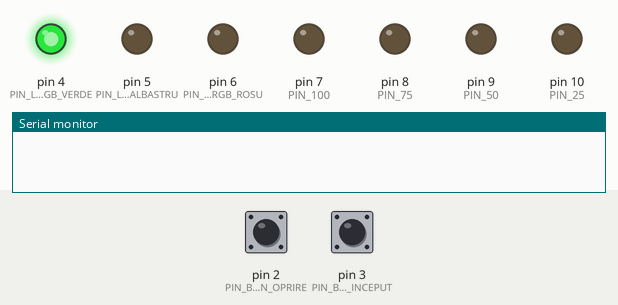
Simulated run of this program. Board: Arduino Uno, built with avr-gcc and run on an emulated ATmega328P. Parts: output pins drawn as LEDs (lit = HIGH), the last lines printed to the serial monitor. Dashed ring = blinking. Inputs (shaded band) come from the test bench; at power-on: pin 3 (PIN_BUTON_INCEPUT) HIGH, pin 2 (PIN_BUTON_OPRIRE) HIGH.

Above: at 1.2 s.
1.3 s: pin 3 (PIN_BUTON_INCEPUT) pulled LOW for 0.15 s
At 1.8 s:
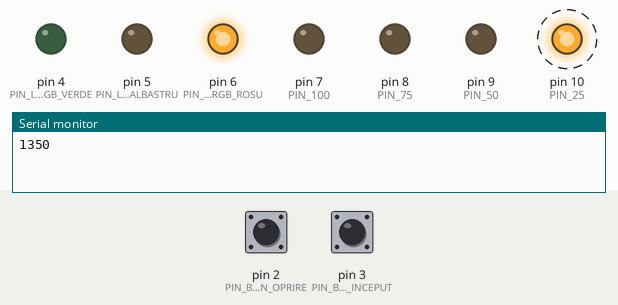
4.4 s: pin 2 (PIN_BUTON_OPRIRE) pulled LOW for 0.15 s
At 6.1 s:
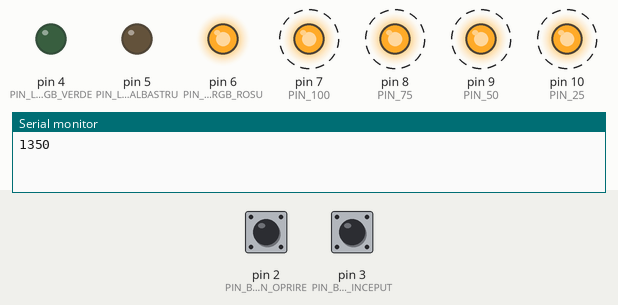
7.5 s: pin 2 (PIN_BUTON_OPRIRE) pulled LOW for 1 s
At 8.0 s:
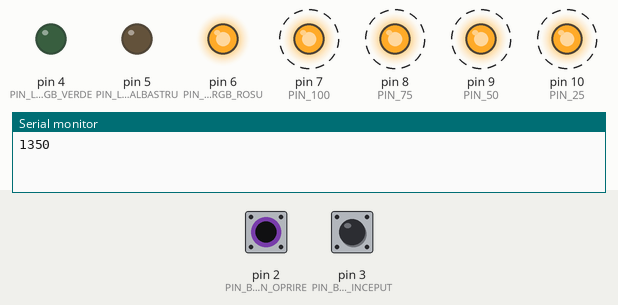
11.4 s: pin 2 (PIN_BUTON_OPRIRE) pulled LOW for 3.2 s
At 15.5 s:
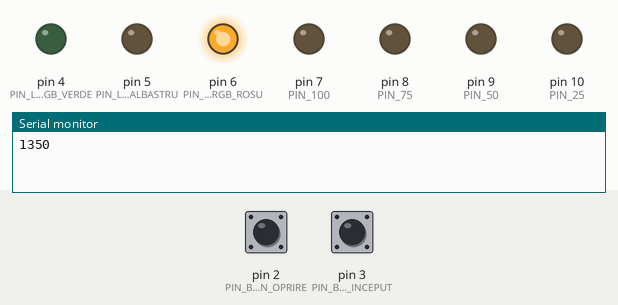
16.1 s: pin 2 (PIN_BUTON_OPRIRE) pulled LOW for 0.15 s
At 17.8 s:
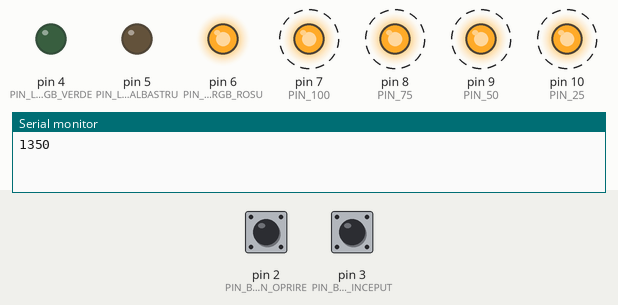
19.2 s: pin 2 (PIN_BUTON_OPRIRE) pulled LOW for 3.2 s
At 26.5 s:
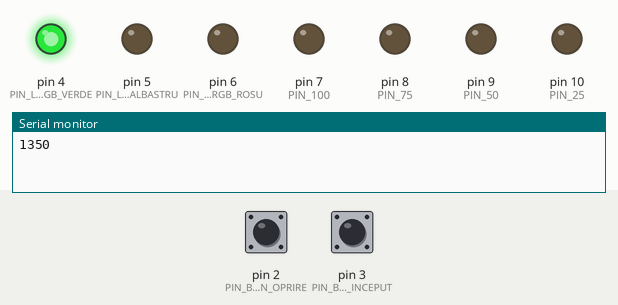
Timing chart, 0 to 27.3 s (numbered marks = the images above; inputs shaded):
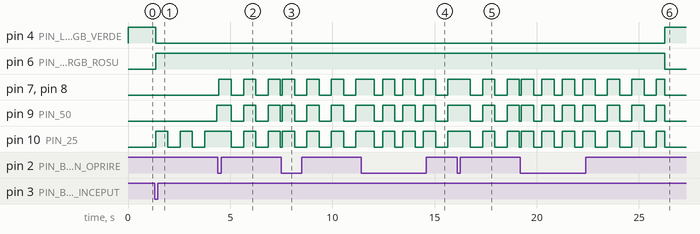

Measured:
- after the input at 1.3 s, pin 4 (PIN_LED_RGB_VERDE): HIGH → LOW after 0.05 s; pin 6 (PIN_LED_RGB_ROSU): LOW → HIGH after 0.05 s; pin 9 (PIN_50): LOW → HIGH after 3.1 s; pin 10 (PIN_25): alternates HIGH for 0.60 s and LOW for 0.60 s, starting after 0.05 s
- after the input at 4.4 s, pin 7 (PIN_100): alternates HIGH for 0.60 s and LOW for 0.60 s, starting after 0.05 s; pin 10 (PIN_25): alternates HIGH for 0.60 s and LOW for 0.60 s, starting after 0.65 s
- after the input at 7.5 s, pin 4 (PIN_LED_RGB_VERDE): stays LOW (without the input it goes to HIGH after 0.95 s); pin 6 (PIN_LED_RGB_ROSU): stays HIGH (without the input it goes to LOW after 0.95 s)
- after the input at 11.4 s, pin 4 (PIN_LED_RGB_VERDE): stays LOW (without the input it goes to HIGH after 0.15 s); pin 6 (PIN_LED_RGB_ROSU): stays HIGH (without the input it goes to LOW after 0.15 s)
- after the input at 16.1 s, pin 4 (PIN_LED_RGB_VERDE): stays LOW (without the input it goes to HIGH after 2.4 s); pin 6 (PIN_LED_RGB_ROSU): stays HIGH (without the input it goes to LOW after 2.4 s)
- after the input at 19.2 s, pin 4 (PIN_LED_RGB_VERDE): LOW → HIGH after 7.1 s instead of 0.95 s; pin 6 (PIN_LED_RGB_ROSU): HIGH → LOW after 7.1 s instead of 0.95 s

The program:

main.cpp
```cpp
#include <Arduino.h>

// Definirea pinilor pentru butoane si LED-uri
#define PIN_BUTON_OPRIRE 2
#define PIN_BUTON_INCEPUT 3
#define PIN_LED_RGB_VERDE 4
#define PIN_LED_RGB_ALBASTRU 5
#define PIN_LED_RGB_ROSU 6
#define PIN_100 7
#define PIN_75 8
#define PIN_50 9
#define PIN_25 10

// Definirea constantelor pentru timpi
#define TIMP_INCARCARE 12000
#define TIMP_OPRIRE_FORCE 1000

// Variabile pentru starea butoanelor
int stareButonInceput = HIGH;
int ultimaStareButonInceput = HIGH;

int stareButonOprire = HIGH;
long timestampStareConstantaOprire = 0;
int ultimaStareButonOprire = HIGH;

// Variabile pentru debounce
unsigned long ultimTimpDebounceInceput = 0;
unsigned long ultimTimpDebounceOprire = 0;
unsigned long int delayDebounce = 50;

// Variabile pentru gestionarea incarcarii
long startTimpIncarcare = 0;
int perioadaBlinking = 600; // Perioada de blinking a LED-urilor

// Variabile pentru starea LED-urilor
int blinkLed25 = false;
int UltimaStareBlink25 = false;
int ultimBlink25 = 0;

int blinkingLed50 = false;
int ultimaStareBlink50 = false;
int ultimBlink50 = 0;

int blinkingLed75 = false;
int ultimaStareBlink75 = false;
int ultimBlink75 = 0;

int blinkingLed100 = false;
int ultimaStareBlink100 = false;
int ultimBlink100 = 0;

// Variabila pentru starea incarcarii
int incarcare = false;

// Functia pentru a incepe incarcarea
void IncepeIncarcarea() {
    digitalWrite(PIN_LED_RGB_VERDE, LOW); // LED verde OFF
    digitalWrite(PIN_LED_RGB_ROSU, HIGH); // LED rosu ON
    startTimpIncarcare = millis(); // Salveaza timpul de inceput al incarcarii
    blinkLed25 = true; // Activeaza blinking pentru LED 25%
    incarcare = true; // Marcheaza ca incarcarea a inceput
    Serial.print(millis()); // Afiseaza timpul curent
    Serial.print("\n");
}

// Functia pentru a opri incarcarea
void OpresteIncarcarea() {
    blinkLed25 = false; // Deactiveaza blinking pentru LED 25%
    blinkingLed50 = false;
    blinkingLed75 = false;
    blinkingLed100 = false;

    // Opreste toate LED-urile
    digitalWrite(PIN_25, LOW);
    digitalWrite(PIN_50, LOW);
    digitalWrite(PIN_75, LOW);
    digitalWrite(PIN_100, LOW);

    digitalWrite(PIN_LED_RGB_ROSU, LOW); // LED rosu OFF
    digitalWrite(PIN_LED_RGB_VERDE, HIGH); // LED verde ON
    incarcare = false; // Marcheaza ca incarcarea s-a oprit
}

// Functia pentru a opri incarcarea fortata
void OpresteIncarcareaFortata() {
    startTimpIncarcare = (int)millis() - TIMP_INCARCARE; // Seteaza timpul de incarcarea fortata
}

void setup() {
    Serial.begin(9600); // Initializeaza comunicatia seriala
    pinMode(PIN_BUTON_OPRIRE, INPUT_PULLUP); // Configureaza butonul de oprire ca input cu pull-up
    pinMode(PIN_BUTON_INCEPUT, INPUT_PULLUP); // Configureaza butonul de inceput ca input cu pull-up

    // Configurarea pinilor LED-urilor ca iesiri
    for (int i = 4; i <= 10; ++i)
        pinMode(i, OUTPUT);

    digitalWrite(PIN_LED_RGB_VERDE, HIGH); // LED verde pornit la inceput
}

void loop() {
    // Citeste starea butoanelor
    int RButonInceput = digitalRead(PIN_BUTON_INCEPUT);
    int RButonOprire = digitalRead(PIN_BUTON_OPRIRE);

    // Verifica schimbarea starii butonului de inceput
    if (RButonInceput != ultimaStareButonInceput)
        ultimTimpDebounceInceput = millis(); // Actualizeaza timpul de debounce

    // Verifica schimbarea starii butonului de oprire
    if (RButonOprire != ultimaStareButonOprire)
        ultimTimpDebounceOprire = millis();

    // Verifica butonul de inceput dupa debounce
    if ((millis() - ultimTimpDebounceInceput) > delayDebounce) {
        if (RButonInceput != stareButonInceput) {
            stareButonInceput = RButonInceput; // Actualizeaza starea butonului

            // Daca butonul este apasat si nu este in stare de incarcare
            if (stareButonInceput == LOW && !incarcare)
                IncepeIncarcarea(); // Incepe incarcarea
        }
    }

    // Verifica butonul de oprire dupa debounce
    if ((millis() - ultimTimpDebounceOprire) > delayDebounce) {
        if (RButonOprire != stareButonOprire) {
            stareButonOprire = RButonOprire; // Actualizeaza starea butonului de oprire
            // Verifica daca butonul de oprire a fost apasat
            if (RButonOprire == LOW && ultimaStareButonOprire == HIGH)
                timestampStareConstantaOprire = millis(); // Salveaza timpul cand butonul a fost apasat
        } else if (incarcare && stareButonOprire == LOW && millis() - timestampStareConstantaOprire >= TIMP_OPRIRE_FORCE) {
            OpresteIncarcareaFortata(); // Opreste incarcarea fortata
            timestampStareConstantaOprire = millis(); // Reseteaza timestamp
        }
    }

    // Verifica daca a trecut timpul de incarcare
    if (millis() - startTimpIncarcare > TIMP_INCARCARE) {
        // Daca incarcarea s-a terminat dar este in perioada de notificare
        if (millis() - startTimpIncarcare <= TIMP_INCARCARE + 4000) {
            blinkLed25 = true;
            blinkingLed50 = true;
            blinkingLed75 = true;
            blinkingLed100 = true;
            if (!UltimaStareBlink25) {
                // Aprinde toate LED-urile
                digitalWrite(PIN_100, HIGH);
                digitalWrite(PIN_75, HIGH);
                digitalWrite(PIN_50, HIGH);
                digitalWrite(PIN_25, HIGH);
                ultimBlink25 = millis();
                ultimBlink50 = millis();
                ultimBlink75 = millis();
                ultimBlink100 = millis();
            }
        } else {
            OpresteIncarcarea(); // Opreste incarcarea
        }
    }

    // Daca incarcarea este activa
    if (incarcare) {
        if (millis() - startTimpIncarcare <= TIMP_INCARCARE) {
            // Verifica procentajul incarcarii pentru a activa LED-urile corespunzatoare
            if (millis() - startTimpIncarcare >= TIMP_INCARCARE / 4.0 * 3) {
                blinkingLed100 = true; // LED 100% blinking activat
                blinkingLed75 = false;
                blinkingLed50 = false;
                blinkLed25 = false;
                if (!ultimaStareBlink100) {
                    ultimBlink100 = millis();
                    digitalWrite(PIN_100, HIGH);
                    digitalWrite(PIN_75, HIGH);
                    digitalWrite(PIN_50, HIGH);
                    digitalWrite(PIN_25, HIGH);
                }
            } else if (millis() - startTimpIncarcare >= TIMP_INCARCARE / 2.0) {
                blinkingLed75 = true; // LED 75% blinking activat
                blinkingLed100 = false;
                blinkingLed50 = false;
                blinkLed25 = false;
                if (!ultimaStareBlink75) {
                    ultimBlink75 = millis();
                    digitalWrite(PIN_75, HIGH);
                    digitalWrite(PIN_50, HIGH);
                    digitalWrite(PIN_25, HIGH);
                }
            } else if (millis() - startTimpIncarcare >= TIMP_INCARCARE / 4.0) {
                blinkingLed50 = true; // LED 50% blinking activat
                blinkingLed75 = false;
                blinkingLed100 = false;
                blinkLed25 = false;
                if (!ultimaStareBlink50) {
                    ultimBlink50 = millis();
                    digitalWrite(PIN_50, HIGH);
                    digitalWrite(PIN_25, HIGH);
                }
            } else {
                blinkLed25 = true; // LED 25% blinking activat
                blinkingLed50 = false;
                blinkingLed75 = false;
                blinkingLed100 = false;
                if (!UltimaStareBlink25) {
                    digitalWrite(PIN_25, HIGH); // Aprinde LED 25%
                    ultimBlink25 = millis();
                }
            }
        }
    }

    // Gestioneaza blinking-ul pentru fiecare LED
    if (blinkLed25) {
        if (millis() - ultimBlink25 >= perioadaBlinking) {
            ultimBlink25 = millis(); // Actualizeaza timpul de blinking
            digitalWrite(PIN_25, !digitalRead(PIN_25)); // Inverseaza starea LED-ului 25%
        }
    }

    if (blinkingLed50) {
        if (millis() - ultimBlink50 >= perioadaBlinking) {
            ultimBlink50 = millis();
            digitalWrite(PIN_50, !digitalRead(PIN_50));
        }
    }

    if (blinkingLed75) {
        if (millis() - ultimBlink75 >= perioadaBlinking) {
            ultimBlink75 = millis();
            digitalWrite(PIN_75, !digitalRead(PIN_75));
        }
    }

    if (blinkingLed100) {
        if (millis() - ultimBlink100 >= perioadaBlinking) {
            ultimBlink100 = millis(); // Actualizeaza timpul de blinking
            digitalWrite(PIN_100, !digitalRead(PIN_100)); // Inverseaza starea LED-ului 100%
        }
    }

    // Actualizeaza starea ultimelor butoane si LED-uri
    ultimaStareButonInceput = RButonInceput;
    ultimaStareButonOprire = RButonOprire;
    UltimaStareBlink25 = blinkLed25;
    ultimaStareBlink50 = blinkingLed50;
    ultimaStareBlink75 = blinkingLed75;
    ultimaStareBlink100 = blinkingLed100;
}
```
